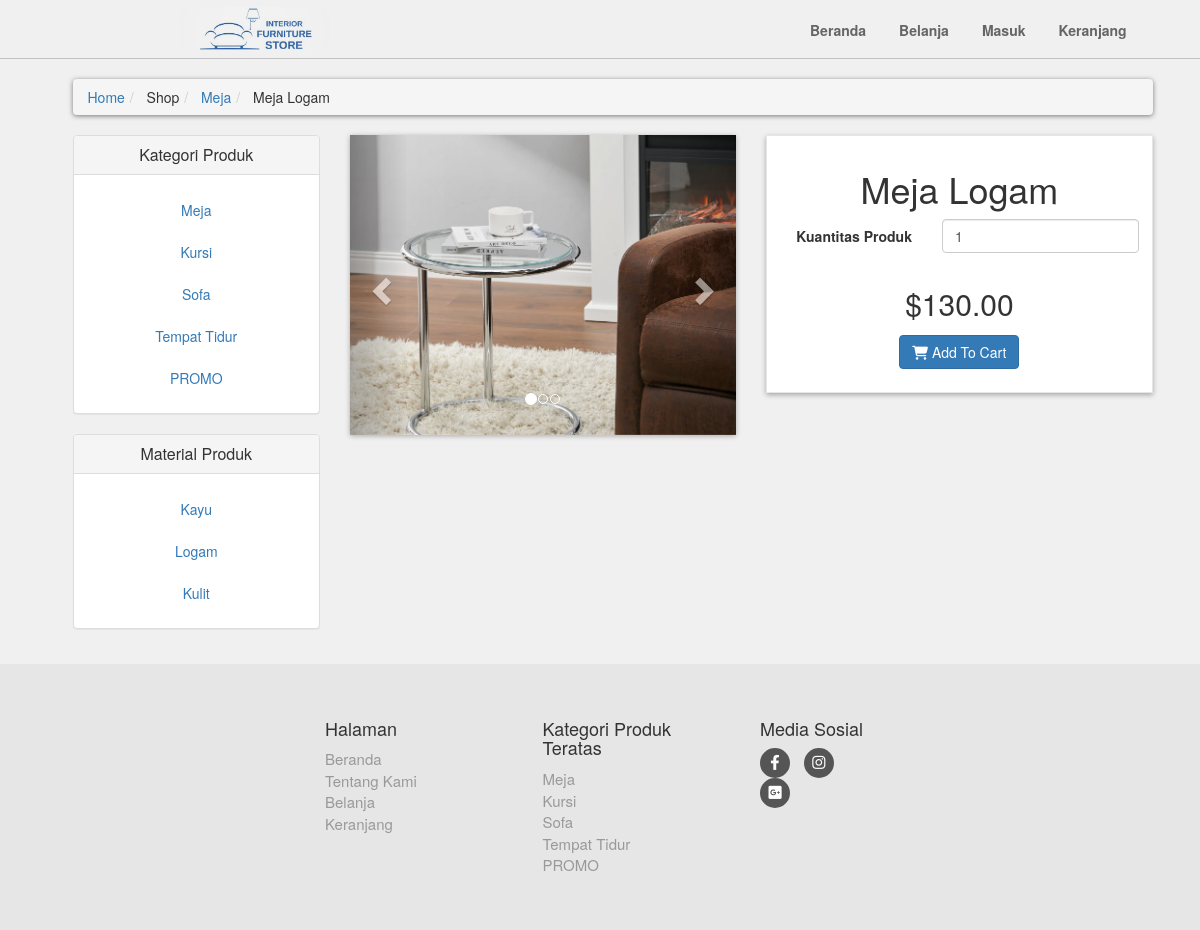
Page /details.php?pro_id=40 on the earlier database version.
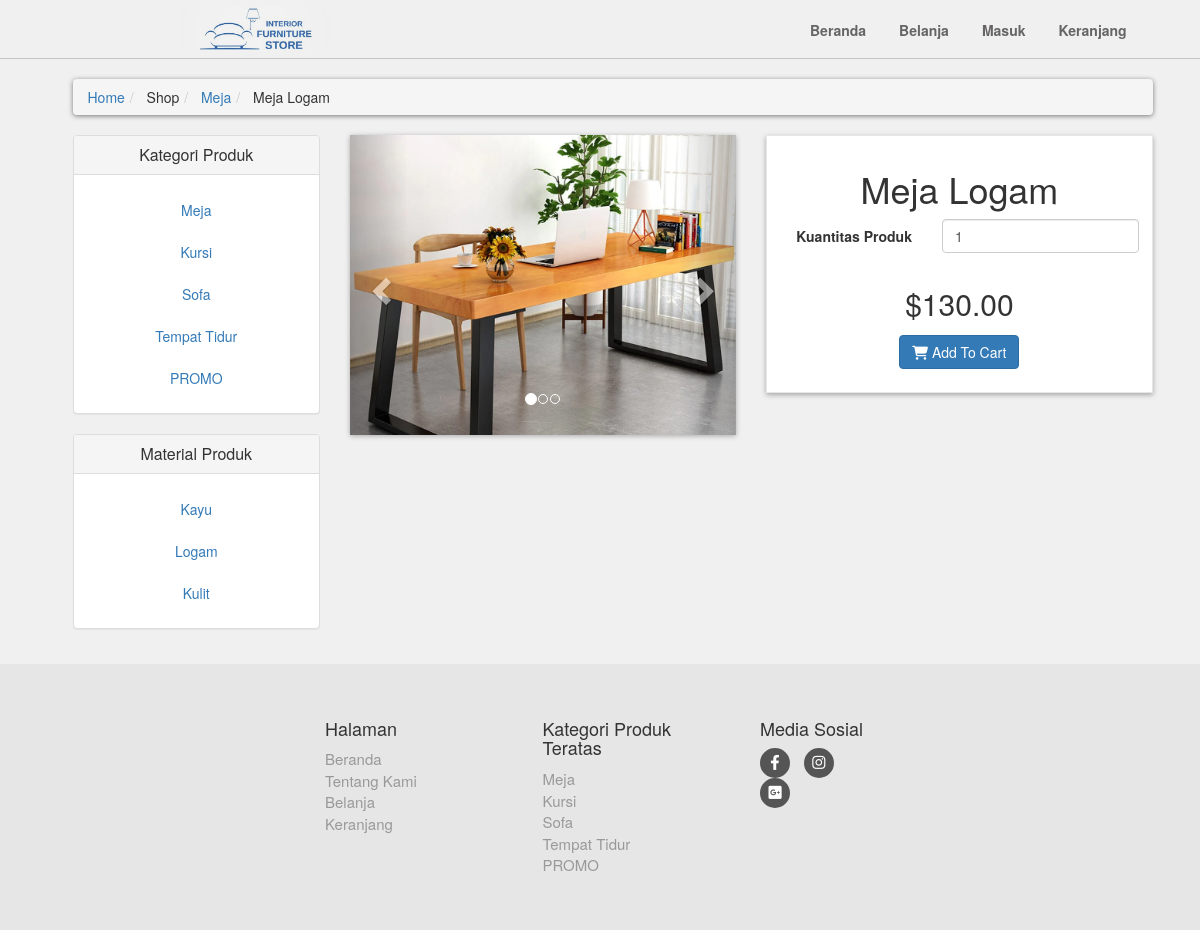
Same page on the later database version.
### tables this page shows
CREATE TABLE `product_categories` (
  `p_category_id` int(10) NOT NULL,
  `p_category_title` varchar(50) NOT NULL,
  `p_category_desc` varchar(200) NOT NULL
);

CREATE TABLE `products` (
  `product_id` bigint(8) NOT NULL,
  `p_category_id` int(10) NOT NULL,
  `p_material_id` int(10) NOT NULL,
  `product_title` varchar(50) NOT NULL,
  `product_description` varchar(120) NOT NULL,
  `product_price` decimal(7,2) NOT NULL,
  `product_discount` int(4) NOT NULL,
  `product_image1` text NOT NULL,
  `product_image2` text NOT NULL,
  `product_image3` text NOT NULL
);

CREATE TABLE `product_material` (
  `p_material_id` int(10) NOT NULL,
  `p_material_title` varchar(50) NOT NULL,
  `p_material_desc` varchar(200) NOT NULL
);

### details.php (the view, shortened to what this page needs)
<?php
    include("includes/header.php");
?>
    <div id="content">
        <div class="container">
            <div class="col-md-12">
                <ul class="breadcrumb">
                    <li><a href="index.php">Home</a></li>
                    <li>
                        Shop
                    </li>
                    <li>
                        <a href="shop.php?p_categories=<?php echo $p_category_id; ?>"><?php echo $p_category_title; ?></a>
                    </li>
                    <li>
                        <?php echo $pro_title ?>
                    </li>
                </ul>
            </div>
            <div class="col-md-3">
                <?php
                    include("includes/sidebar.php");
                ?>
            </div>
            <div class="col-md-9">
                <div id="productMain" class="row">
                    <div class="col-sm-6">
                        <div id="mainImage">
                            <div id="myCarousel" class="carousel slide">
                                <ol class="carousel-indicators">
                                    <li data-target = "#myCarousel" data-slide-to="0" class="active"></li>
                                    <li data-target = "#myCarousel" data-slide-to="1"></li>
                                    <li data-target = "#myCarousel" data-slide-to="2"></li>
                                </ol>
                                <div class="carousel-inner">
                                    <div class="item active">
                                        <center><img class="img-responsive" src="product_images/<?php echo $pro_image1; ?>" alt=""></center>
                                    </div>
                                </div>
                                <a href="#myCarousel" class="left carousel-control" data-slide="prev">
                                    <span class="glyphicon glyphicon-chevron-left"></span>
                                </a>
                                <a href="#myCarousel" class="right carousel-control" data-slide="next">
                                    <span class="glyphicon glyphicon-chevron-right"></span>
                                </a>
                            </div>
                        </div>
                    </div>
                    <div class="col-sm-6">
                        <div class="box">
                            <h1 class="text-center"><?php echo $pro_title; ?></h1>
                            <form action="details.php?add_cart=<?php echo $product_id; ?>" class="form-horizontal" method="post">
                                <div class="form-group">
                                    <label for="" class="col-md-5 control-label">Kuantitas Produk</label>
                                    <div class="col-md-7">
                                    <input name="product_qty" type="number" id="typeNumber" class="form-control" value="1"/>
                                    </div>
                                </div>
                                <?php if($p_category_title === 'SALE'){ echo "<p class='price' style = 'text-decoration: line-through'>$$pro_price</p>";}else{echo "<p class='price'>$$pro_price</p>";}?></p>
                                <p class="text-center buttons"><button class="btn btn-primary"><i class="fa fa-shopping-cart"></i> Add To Cart</button></p>
                            </form>
                        </div>
                    </div>
                </div>
            </div>
        </div>
    </div>
    <?php
            include("includes/footer.php");
        ?>
</body>

### includes/header.php (shortened to what this page needs)
 <?php
    include("includes/database.php");
    include("includes/functions.php");
?>
<?php
if(isset($_GET['pro_id'])){
    $product_id = $_GET['pro_id'];
    $get_product = "select * from products where product_id = '$product_id'";
    $run_product = mysqli_query($con, $get_product);
    $row_product = mysqli_fetch_array($run_product);
    $p_category_id = $row_product['p_category_id'];
    $pro_title = $row_product['product_title'];
    $pro_price = $row_product['product_price'];
    $pro_image1 = $row_product['product_image1'];
    $get_p_categories = "select * from product_categories where p_category_id = '$p_category_id'";
    $run_p_categories = mysqli_query($con, $get_p_categories);
    $row_p_categories = mysqli_fetch_array($run_p_categories);
    $p_category_title = $row_p_categories['p_category_title'];
}
?>
<!DOCTYPE html>
<html lang="en">
<head>
    <link rel="stylesheet" href="https://cdn.jsdelivr.net/npm/bootstrap@5.2.2/dist/css/bootstrap.min.css">
    <link rel="stylesheet" href="style/style.css">
    <link href="https://maxcdn.bootstrapcdn.com/bootstrap/3.3.7/css/bootstrap.min.css" rel="stylesheet"/>
    <link rel="stylesheet" href="path/to/bootstrap/css/bootstrap.min.css">
    <link rel="stylesheet" href="https://cdnjs.cloudflare.com/ajax/libs/font-awesome/6.4.0/css/all.min.css">
</head>
<body>
    <div id="top">
        <div class="holder row-flex">
            <a href="index.php" class="logo-container"><img class="logo" src="images/logo-furniture.jpg" id="logo"></a>
            <ul class="menu">
                <li class="<?php if($active == 'Beranda') echo "active"; ?>">
                    <a href="index.php">Beranda</a>
                </li>
                <li  class="<?php if($active == 'Belanja') echo "active"; ?>">
                    <a href="shop.php">Belanja</a>
                </li>
                <li>
                <?php
                if (isset($_SESSION["user"])) {
                    echo "<a href='logout.php'>Keluar</a>";
                }
                else {
                    echo "<a href='login.php'>Masuk</a>";
                }
                ?>
                 </li>
                <li  class="<?php if($active == 'Keranjang') echo "active"; ?>">
                    <a href="cart.php">Keranjang</a>
                </li>
            </ul>
        </div>
    </div>

### includes/sidebar.php
<div class="panel panel-default sidebar-menu">
    <div class="panel-heading">
        <h3 class="text-center panel-title">Kategori Produk</h3>
    </div>
    <div class="panel-body">
        <ul class="row nav nav-pills nav-stacked category-menu">
            <?php
                getPCategories();
            ?>
        </ul>
    </div>
</div>
<div class="panel panel-default sidebar-menu">
    <div class="panel-heading">
            <h3 class="text-center panel-title">Material Produk</h3>
    </div>
    <div class="panel-body">
        <ul class="row nav nav-pills nav-stacked category-menu">
            <?php
                getMaterial();
            ?>
        </ul>
    </div>
</div>

### includes/functions.php (shortened to what this page needs)
<?php
$db = mysqli_connect("localhost", "root", "", "joviweb3");
function getPCategories(){
    global $db;
    $get_p_categories = "select * from product_categories";
    $run_p_categories = mysqli_query($db, $get_p_categories);
    while($row_p_categories=mysqli_fetch_array($run_p_categories)){
        $p_category_id = $row_p_categories['p_category_id'];
        $p_category_title = $row_p_categories['p_category_title'];
        if($p_category_title == 'SALE'){
            echo "
                <li>
                    <a style='color:red;' class= 'text-center' href='shop.php?p_categories=$p_category_id'> $p_category_title </a>
                </li>
            ";
        }else
            echo "
            <li>
                <a class= 'text-center' href='shop.php?p_categories=$p_category_id'> $p_category_title </a>
            </li>
        ";}
}
function getMaterial(){
    global $db;
    $get_p_material = "select * from product_material";
    $run_p_material = mysqli_query($db, $get_p_material);
    while($row_p_material=mysqli_fetch_array($run_p_material)){
        $p_material_id = $row_p_material['p_material_id'];
        $p_material_title = $row_p_material['p_material_title'];
        echo "
            <li>
                <a class= 'text-center' href='shop.php?p_material=$p_material_id'> $p_material_title </a>
            </li>
        ";
    }
}
?>

### includes/footer.php (shortened to what this page needs)
<div id="footer">
    <div class="holder">
        <div class="row justify-content-center">
            <div class="col-sm-6 col-md-3">
                <h4>Halaman</h4>
                <ul>
                    <li><a href="index.php">Beranda</a></li>
                    <li><a href="index.php">Tentang Kami</a></li>
                    <?php if(isset($_SESSION['user'])): ?>
                        <li><a href="shop.php">Belanja</a></li>
                        <li><a href="cart.php">Keranjang</a></li>
                    <?php else: ?>
                        <li><a href="login.php">Belanja </a></li>
                        <li><a href="login.php">Keranjang </a></li>
                    <?php endif; ?>
                </ul>
            </div>
            <div class="com-sm-6 col-md-3">
            <h4>Kategori Produk Teratas</h4>
            <ul>
                <?php
                    $get_p_categories = "select * from product_categories";
                    $run_p_categories = mysqli_query($db, $get_p_categories);
                    while($row_p_categories=mysqli_fetch_array($run_p_categories)){
                        $p_category_id = $row_p_categories['p_category_id'];
                        $p_category_title = $row_p_categories['p_category_title'];
                        if(isset($_SESSION['user'])){
                            echo "
                                <li>
                                    <a href ='shop.php?p_categories=$p_category_id'>
                                        $p_category_title
                                    </a>
                                </li>
                            ";
                        } else {
                            echo "
                                <li>
                                    <a href ='login.php'>
                                        $p_category_title
                                    </a>
                                </li>
                            ";
                        }
                    }
                ?>
            </ul>
        </div>
            <div class="col-sm-6 col-md-2">
                <h4>Media Sosial</h4>
                <p class="social">
                    <a href="https://www.facebook.com/IstimewaPremiumFurniture?mibextid=ZbWKwL" class="fa-brands fa-facebook-f"></a>
                    <a href="https://www.instagram.com/istimewa_furniture?igsh=MXNmdjY4ZnE1YmRvNg==" class="fa-brands fa-instagram"></a>
                    <a href="https://www.lalamove.com/id/blog/pengiriman-furniture-rumah-minimalis/" class="fa-brands fa-square-google-plus"></a>
                </p>
            </div>
        </div>
    </div>
</div>

### style/style.css (style rules this page uses)
* { box-sizing: border-box; margin: 0; padding: 0; }
ul, li, dl, ol, p, a, img { margin: 0; padding: 0; }
body { font-size: 14px; line-height: 1.42857143; color: #333333; background-color: #f0f0f0 !important; font-family: 'Roboto', sans-serif; }
#content .box { background: #ffffff; margin: 0 0 30px; border: solid 1px #e6e6e6; padding: 1.25rem; box-shadow: 0px 2px 5px rgba(0, 0, 0, .3); }
.holder { width: 70%; margin: 0 auto; }
img { max-width: 100%; }
#content img { width: 100%; object-fit: cover; max-width: none; min-height: 300px; max-height: 300px; }
.row-flex { display: flex; justify-content: space-between; }
#top { padding: .7rem 0; border-bottom: 1px solid #c3c3c3; }
.menu { width: 25%; display: flex; justify-content: space-between; align-items: center; list-style-type: none; margin-bottom: 0; }
.menu a { text-decoration: none; }
.menu li a { font-weight: bold; color: #666464; padding: 0.45rem 0; }
.logo-container { display: flex; width: 30%; }
.logo { align-self: center; max-height: 45px; width: 150px; border-radius: 10px; filter: brightness(0.95); }
#content { padding-left: 25px; }
.breadcrumb { padding: 8px 15px; margin: 20px 0; background-color: #ffffff; border-radius: 5px; box-shadow: 0px 1px 5px rgba(0, 0, 0, .5); }
#content #productMain { margin-bottom: 30px; }
#content #productMain .price { font-size: 30px; font-weight: 300; text-align: center; margin-top: 30px; }
#content #mainImage { box-shadow: 0 1px 5px rgba(0, 0, 0, .3); }
#footer { margin-top: 15px; background: #e6e6e6; padding: 45px 0; }
#footer a { color: #999999; text-decoration: none; }
#footer ul { list-style: none; padding-left: 0px; font-size: 15px; }
#footer .social { text-align: left; }
#footer .social a { margin: 0 10px 0 0; display: inline-block; color: #ffffff; width: 30px; height: 30px; border-radius: 15px; line-height: 30px; font-size: 15px; text-align: center; vertical-align: bottom; background-color: #555555; text-decoration: none; }
.form-group { margin-bottom: 25px; }

### includes/header.php (style rules this page uses)
.menu li { padding-right: 33px; }
.menu li:last-child { padding-right: 0; }

Differences in the rows shown:
changed products "Meja Logam": product_image1: a different picture
